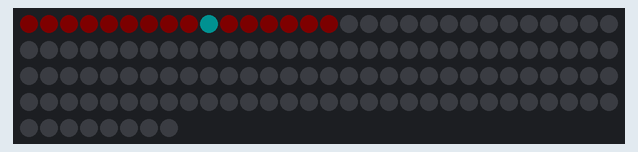
Bench run of a sketch on a simulated Teensy 4. Parts: 128 RGB LEDs in strip order, left to right, continuing on the next row. Dim RGB values are drawn brighter than linear.

Above: at 0.15 s.

The sketch:

grid16_nightlight.ino
```cpp
#include <OctoWS2811.h>
#include "triangular.h"
#include "hcolor.h"

using namespace Triangular;

static const int ledCount = 16;
DMAMEM int displayMemory[ledCount*6];
int drawingMemory[ledCount*6];
OctoWS2811 leds(ledCount, displayMemory, drawingMemory, WS2811_GRB | WS2811_800kHz);
HPixelBuffer<ledCount> pixbuf;

// This table describes the way the LED strips are arragned in the 16-pixel triangular grid.
static const uint16_t grid16_lut[] =
{
  /*  0 */  Grid::EVEN | Grid::DIR_POS |                 Grid::NBR_POS | Grid::V_NONE,
  /*  1 */  Grid::ODD  | Grid::DIR_POS | Grid::NBR_NEG | Grid::NBR_POS | 11,
  /*  2 */  Grid::EVEN | Grid::DIR_POS | Grid::NBR_NEG | Grid::NBR_POS | Grid::V_NONE,
  /*  3 */  Grid::ODD  | Grid::DIR_POS | Grid::NBR_NEG | Grid::NBR_POS | 9,
  /*  4 */  Grid::EVEN | Grid::DIR_POS | Grid::NBR_NEG | Grid::NBR_POS | Grid::V_NONE,
  /*  5 */  Grid::ODD  | Grid::DIR_POS | Grid::NBR_NEG | Grid::NBR_POS | 7,
  /*  6 */  Grid::EVEN | Grid::DIR_POS | Grid::NBR_NEG |                 Grid::V_NONE,

  /*  7 */  Grid::EVEN | Grid::DIR_NEG | Grid::NBR_NEG |                 5,
  /*  8 */  Grid::ODD  | Grid::DIR_NEG | Grid::NBR_NEG | Grid::NBR_POS | 14,
  /*  9 */  Grid::EVEN | Grid::DIR_NEG | Grid::NBR_NEG | Grid::NBR_POS | 3,
  /* 10 */  Grid::ODD  | Grid::DIR_NEG | Grid::NBR_NEG | Grid::NBR_POS | 12,
  /* 11 */  Grid::EVEN | Grid::DIR_NEG |                 Grid::NBR_POS | 1,

  /* 12 */  Grid::EVEN | Grid::DIR_POS |                 Grid::NBR_POS | 10,
  /* 13 */  Grid::ODD  | Grid::DIR_POS | Grid::NBR_NEG | Grid::NBR_POS | 15,
  /* 14 */  Grid::EVEN | Grid::DIR_POS | Grid::NBR_NEG |                 8,

  /* 15 */  Grid::EVEN | Grid::DIR_NEG |                                 13,
};
Grid grid(grid16_lut, sizeof grid16_lut);

static const Point center(9);
static const Point top(6);

void setup()
{
  leds.begin();
}

void loop()
{
  const float bpm = 10;
  float beat = millis() * (bpm / 60000.0f);

  // Background and fade.
  for (unsigned i = 0; i < ledCount; ++i) {
    Point p = i;
    unsigned dist = grid.distance(p, top);
    float alpha = 0.5 * (sin(dist * 0.4 - beat * (M_PI * 2)) + 1);
    pixbuf.pixels[i].color = lerp(HColor8(0), HColor8(0x040000), alpha);
  }

#if 0
  // Throbbing
  static const int8_t shape[] = {
    B_AXIS, 0,
    -A_AXIS, C_AXIS,
    -B_AXIS, 0,
    A_AXIS, -C_AXIS,
  };
  HColor colors[] = {
    HColor8(0x000030),
    HColor8(0x000030),
    HColor8(0x000030),
    HColor8(0x00ffff),
  };
  Point p = center;
  for (unsigned i = 0; i < 4; i++) {
    float flash = 1.0f / (1.0f + fmod(beat*4 + i, 4.0f) * 4.0f);
    HColor c = lerp(HColor8(0), colors[i], flash);

    pixbuf.pixels[p].color = pixbuf.pixels[p].color + c;
    grid.move(p, shape[i*2+0]);
    pixbuf.pixels[p].color = pixbuf.pixels[p].color + c;
    grid.move(p, shape[i*2+1]);
  }
#endif

#if 1
  float alpha = 0.5 * (sin(beat * (M_PI * 0.6)) + 1);
  pixbuf.pixels[center].color = lerp(HColor8(0), HColor8(0x002222), alpha);
#endif

  pixbuf.show(leds);
}
```

hcolor.h
```cpp
// (licence header left out)
#pragma once
#include <stdint.h>
#include <algorithm>

class OctoWS2811;

/// Basic data type for a high-dynamic-range color.
struct HColor {
    uint16_t r, g, b;
};

/// Constructor for 16-bit colors
static inline HColor HColor16(uint16_t r, uint16_t g, uint16_t b) {
    HColor c = { r, g, b };
    return c;
}

/// Constructor for 8-bit colors
static inline HColor HColor8(uint8_t r, uint8_t g, uint8_t b) {
    HColor c = {
        r | (unsigned(r) << 8),
        g | (unsigned(g) << 8),
        b | (unsigned(b) << 8),
    };
    return c;
}

/// Constructor for 8-bit colors packed into a 24-bit word
static inline HColor HColor8(uint32_t rgb) {
    return HColor8( (rgb & 0xFF0000) >> 16, (rgb & 0x00FF00) >> 8, rgb & 0x0000FF );
}

/// Constructor for float colors, with clamping.
static inline HColor HColorF(float r, float g, float b) {
    HColor c = {
        std::min<int>(0xffff, std::max<int>(0, r * 65535.0f + 0.5f)),
        std::min<int>(0xffff, std::max<int>(0, g * 65535.0f + 0.5f)),
        std::min<int>(0xffff, std::max<int>(0, b * 65535.0f + 0.5f)),
    };
    return c;
}

/// Add two colors, with saturation
static inline HColor operator + (HColor a, HColor b) {
    HColor c = {
        std::min<int>(0xffff, unsigned(a.r) + unsigned(b.r)),
        std::min<int>(0xffff, unsigned(a.g) + unsigned(b.g)),
        std::min<int>(0xffff, unsigned(a.b) + unsigned(b.b)),
    };
    return c;
}

/**
 * Linear interpolation between two colors. "Alpha" is in 8-bit fixed point.
 * Returns c1 if alpha==0, or c2 if alpha==0x100. Values outside this range will extrapolate.
 */
static inline HColor lerp8(HColor c1, HColor c2, int alpha) {
  int invA = 0x100 - alpha;
  HColor c = {
    (c1.r * invA + c2.r * alpha) >> 8,
    (c1.g * invA + c2.g * alpha) >> 8,
    (c1.b * invA + c2.b * alpha) >> 8,
  };
  return c;
}

/// Floating point linear interpolation, with clamping.
static inline HColor lerp(HColor c1, HColor c2, float alpha) {
  float invA = 1.0f - alpha;
  HColor c = {
    std::min<int>(0xffff, std::max<int>(0, c1.r * invA + c2.r * alpha)),
    std::min<int>(0xffff, std::max<int>(0, c1.g * invA + c2.g * alpha)),
    std::min<int>(0xffff, std::max<int>(0, c1.b * invA + c2.b * alpha)),
  };
  return c;
}

/// Data type for one display pixel
struct HPixel {
    HColor color;
    int16_t residual[3];

    /// Temporal dithering algorithm. Returns a 24-bit RGB color.
    uint32_t dither() {
        int r16 = color.r + residual[0];
        int g16 = color.g + residual[1];
        int b16 = color.b + residual[2];
        int r8 = std::min<int>(0xff, std::max<int>(0, (r16 + 0x80) >> 8));
        int g8 = std::min<int>(0xff, std::max<int>(0, (g16 + 0x80) >> 8));
        int b8 = std::min<int>(0xff, std::max<int>(0, (b16 + 0x80) >> 8));
        residual[0] = r16 - (r8 | (r8 << 8));
        residual[1] = g16 - (g8 | (g8 << 8));
        residual[2] = b16 - (b8 | (b8 << 8));
        return (r8 << 16) | (g8 << 8) | b8;
    }
};

/// Data type for a framebuffer of pixels
template <unsigned tCount>
struct HPixelBuffer {
    HPixel pixels[tCount];

    /// Update the entire frame
    void show(OctoWS2811 &leds) {
        for (unsigned i = 0; i < tCount; ++i) {
            leds.setPixel(i, pixels[i].dither());
        }
        leds.show();
    }
};
```

triangular.cpp
```cpp
// (licence header left out)
#include "triangular.h"

namespace Triangular {

// Move one unit in the +A axis
static inline Point nextPosA(Point ref, unsigned lutData)
{
    if (lutData & Grid::NBR_POS) {
        if (lutData & Grid::DIR_NEG)
            return Point(unsigned(ref) - 1);
        else
            return Point(unsigned(ref) + 1);
    }
    return Point::invalid();
}

// Move one unit in the -A axis
static inline Point nextNegA(Point ref, unsigned lutData)
{
    if (lutData & Grid::NBR_NEG) {
        if (lutData & Grid::DIR_NEG)
            return Point(unsigned(ref) + 1);
        else
            return Point(unsigned(ref) - 1);
    }
    return Point::invalid();
}

// Move one unit in the vertical direction, between LED strips
static inline Point nextV(Point ref, unsigned lutData)
{
    unsigned v = lutData & Grid::V_MASK;
    if (v == Grid::V_NONE)
        return Point::invalid();
    else
        return Point(v);
}

// Generic move by one unit along any axis
Point Grid::next(Point ref, int axis)
{
    if (ref == Point::invalid())
        return ref;

    unsigned lutData = lut[ref];

    // Decompose into +A, -A, or Vertical motion
    switch (axis) {

    case +A_AXIS:
        return nextPosA(ref, lutData);
    case -A_AXIS:
        return nextNegA(ref, lutData);

    case +B_AXIS:
        if (lutData & ODD)
            return nextV(ref, lutData);
        else
            return nextNegA(ref, lutData);
    case -B_AXIS:
        if (lutData & ODD)
            return nextPosA(ref, lutData);
        else
            return nextV(ref, lutData);

    case +C_AXIS:
        if (lutData & ODD)
            return nextNegA(ref, lutData);
        else
            return nextV(ref, lutData);
    case -C_AXIS:
        if (lutData & ODD)
            return nextV(ref, lutData);
        else
            return nextPosA(ref, lutData);

    default:
        return Point::invalid();
    }
}

bool Grid::move(Point &ref, int axis)
{
    Point n = next(ref, axis);
    if (n == Point::invalid())
        return false;
    ref = n;
    return true;
}

unsigned Grid::neighbors(Point ref, Point results[3])
{
    if (ref == Point::invalid())
        return 0;

    unsigned lutData = lut[ref];
    unsigned count = 0;

    if ((results[count] = nextNegA(ref, lutData)) != Point::invalid()) count++;
    if ((results[count] = nextPosA(ref, lutData)) != Point::invalid()) count++;
    if ((results[count] = nextV(ref, lutData))    != Point::invalid()) count++;

    return count;
}

unsigned Grid::distance(Point p1, Point p2)
{
    // Current best distance from p1, for each grid location.
    uint16_t distanceMemo[count];
    for (unsigned i = 0; i < count; ++i)
        distanceMemo[i] = 0xFFFF;

    // FIFO queue of triangles to examine
    Point fifo[count];
    unsigned fifoLoad = 0, fifoStore = 0;

    // Visit point p1 first. We stop when we've reached p2.
    fifo[fifoStore++] = p1;
    distanceMemo[p1] = 0;

    // Keep looking as long as the FIFO isn't empty.
    while (fifoLoad != fifoStore) {

        // Dequeue next point to examine
        Point current = fifo[fifoLoad++];
        if (fifoLoad == count)
            fifoLoad = 0;

        // Calculate minimum distance for its neighbors
        unsigned nbrDist = distanceMemo[current] + 1;

        // Can we do better than the already-memoized distances for each neighbor?
        Point nbr[3];
        unsigned nbrCount = neighbors(current, nbr);
        for (unsigned i = 0; i < nbrCount; ++i) {
            Point nbrPoint = nbr[i];

            if (nbrDist < distanceMemo[nbrPoint]) {
                // Yes, we can improve it. Lower this neighbor's distance, and put it
                // back on the FIFO so we'll examine its children later.
                distanceMemo[nbrPoint] = nbrDist;
                fifo[fifoStore++] = nbrPoint;
                if (fifoStore == count)
                    fifoStore = 0;
            }
        }
    }

    // Return the best route we found to p2.
    return distanceMemo[p2];
}


}  // namespace Triangular
```

triangular.h
```cpp
// (licence header left out)
#pragma once
#include <stdint.h>

namespace Triangular {

// Axes, can be negative or positive.
static const int NO_AXIS = 0;
static const int A_AXIS = 1;
static const int B_AXIS = 2;
static const int C_AXIS = 3;


/*
 * Data type for one point on the triangular grid.
 * Stored as a physical LED index. These are lightweight
 * objects that don't themselves know about the grid structure.
 */
class Point {
    uint16_t index;
    static const uint16_t INVALID_INDEX = (uint16_t) -1;

public:
    /// Construct a new Point with a given index
    Point(unsigned index) : index(index) {}

    /// Uninitialized, to support arrays of points.
    Point() {}

    /// Invalid index.
    static Point invalid() {
        return Point(INVALID_INDEX);
    }

    bool operator == (Point other) const {
        return index == other.index;
    }

    /// Cast to index
    operator unsigned () const {
        return index;
    }
};


/*
 * Represents the shape and connectedness of a triangular grid.
 * This object is constructed with a lookup table that holds characteristics
 * for each pixel in the grid. Each LUT entry includes several flags ORed
 * with the index of the vertically adjacent triangle.
 */
class Grid {
    const uint16_t *lut;
    const unsigned count;

public:
    // Triangle orientation
    static const uint16_t EVEN = 0 << 15;
    static const uint16_t ODD = 1 << 15;

    // Strip direction along "A" axis.
    static const uint16_t DIR_POS = 0 << 14;
    static const uint16_t DIR_NEG = 1 << 14;

    // Neighbors along "A" axis.
    static const uint16_t NBR_POS = 1 << 13;
    static const uint16_t NBR_NEG = 1 << 12;

    // Vertical adjacency, low 12 bits
    static const uint16_t V_MASK = 0x0FFF;
    static const uint16_t V_NONE = V_MASK & (-1);

    Grid(const uint16_t *lut, unsigned lutSize)
        : lut(lut), count(lutSize / sizeof lut[0]) {}

    /*
     * Calculate the next triangle in a particular direction.
     * Returns an invalid point if we moved past an edge, or if
     * the input point was invalid.
     */
    Point next(Point ref, int axis);

    // Move one unit, return 'true' if successful, 'false' if we can't.
    bool move(Point &ref, int axis);

    // Fill an array with all neighbors of a given triangle, and return its neighbor count.
    unsigned neighbors(Point ref, Point results[3]);

    // Measure the distance between two points, using a breadth-first search.
    unsigned distance(Point p1, Point p2);
};


}  // namespace Triangular
```
